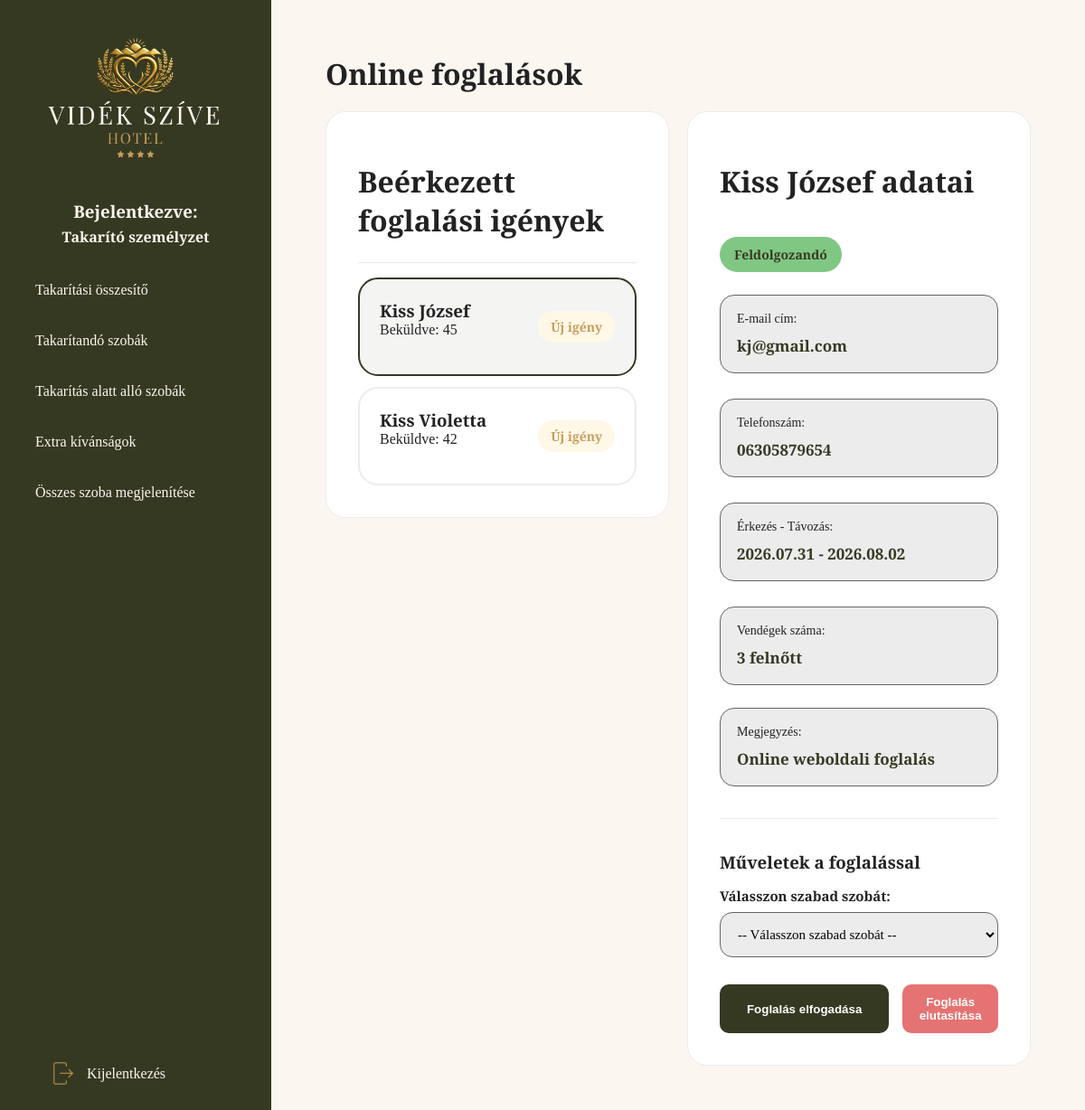
Screenshot of /dashboard/online-foglalasok/ (signed in) with the database file from the repository.
### videk_szive/models.py (models this page shows, shortened)
class Reservation(models.Model):
    STATUS_CHOICES = [
        ('PENDING', 'Feldolgozásra vár'),
        ('CONFIRMED', 'Visszaigazolva / Check-inre vár'),
        ('CHECKED_IN', 'Bejelentkezett'),
        ('CHECKED_OUT', 'Kijelentkezett'),
    ]
    guest = models.ForeignKey(
        Guest,
        on_delete=models.CASCADE,
        related_name="reservations",
        verbose_name="Vendég"
    )
    room = models.ForeignKey(Room,on_delete=models.SET_NULL, related_name="reservations", verbose_name="Szoba", blank=True, null=True)
    status = models.CharField(max_length=20, choices=STATUS_CHOICES, default='PENDING', verbose_name="Státusz")
    room_type = models.CharField(max_length=50, null=True, blank=True, verbose_name="Szobatípus")
    arrive_date = models.DateField(verbose_name="Érkezés dátuma")
    leave_date = models.DateField(verbose_name="Távozás dátuma")
    adult_number = models.IntegerField(default=1, verbose_name="Felnőttek száma")
    kid_number = models.IntegerField(default=0, verbose_name="Gyerekek száma")
    comment = models.TextField(blank=True, null=True, verbose_name="Megjegyzés")
    created_at = models.DateTimeField(auto_now_add=True)
    class Meta:
        verbose_name_plural = "Reservations"

class Guest(models.Model):
    guest_name = models.CharField(max_length=100, verbose_name="Vendég neve")
    birth_date = models.DateField(verbose_name="Születési dátum")
    phone_number = models.CharField(max_length=20, blank=True, null=True, verbose_name="Telefonszám")
    personal_id = models.CharField(max_length=20, unique=True, verbose_name="Személyi igazolvány szám")
    email = models.EmailField(blank=True, null=True, verbose_name="E-mail cím")
    address = models.CharField(max_length=255, blank=True, null=True, verbose_name="Lakcím")
    class Meta:
        verbose_name_plural = "Guests"

### videk_szive/views.py (the view, shortened to what this page needs)
# urls.py: path('online-foglalasok/', views.online_reservation_view, name='online_foglalasok'),
def online_reservation_view(request):
    pending_reservations = Reservation.objects.filter(room__isnull=True).order_by('-id')
    selected_id = request.GET.get('selected')
    selected_reservation = None
    if selected_id:
        selected_reservation = Reservation.objects.filter(id=selected_id, room__isnull=True).first()
    elif pending_reservations.exists():
        selected_reservation = pending_reservations.first()
    available_rooms = Room.objects.none()
    if selected_reservation:
        busy_room_ids = Reservation.objects.filter(
            room__isnull=False,
            status__in=['CONFIRMED', 'CHECKED_IN'],
            arrive_date__lt=selected_reservation.leave_date,
            leave_date__gt=selected_reservation.arrive_date
        ).values_list('room__room_number', flat=True)
        available_rooms = Room.objects.exclude(room_number__in=busy_room_ids)
        req_type = selected_reservation.room_type
        if req_type and req_type.strip():
            available_rooms = available_rooms.filter(room_type__icontains=req_type.strip())
        else:
            available_rooms = Room.objects.none()
    context = {
        'pending_reservations': pending_reservations,
        'selected_reservation': selected_reservation,
        'all_rooms': available_rooms,
    }
    return render(request, 'online_reservation.html', context)

### videk_szive/templates/online_reservation.html (shortened to what this page needs)
{% extends 'index.html' %}
{% load static %}
{% block content %}
<div class="main">
    <h1>Online foglalások</h1>
    <div class="dashboard">
        <div class="dashboard-left">
            <div class="card">
                <h2>Beérkezett foglalási igények</h2>
                <hr>
                <div style="display: flex; flex-direction: column; gap: 12px;">
                    {% for res in pending_reservations %}
                        <a href="?selected={{ res.id }}" class="select-room {% if selected_reservation and selected_reservation.id == res.id %}active-booking{% endif %}" style="text-decoration: none; color: inherit; {% if selected_reservation and selected_reservation.id == res.id %} border-color: var(--clr-green); background-color: rgba(54, 57, 34, 0.05);{% endif %}">
                            <div style="display: flex; justify-content: space-between; align-items: center;">
                                <div>
                                    <h3>{{ res.guest.guest_name }}</h3>
                                    <p>
                                        Beküldve: {{ res.id }}
                                    </p>
                                </div>
                                <span class="payment-status">Új igény</span>
                            </div>
                        </a>
                    {% empty %}
                        <p>Nincs feldolgozásra váró online foglalás.</p>
                    {% endfor %}
                </div>
            </div>
        </div>
        <div class="dashboard-right">
            {% if selected_reservation %}
                <div class="card">
                    <div class="summary-header">
                        <h2>{{ selected_reservation.guest.guest_name }} adatai</h2>
                        <span class="summary-badge">Feldolgozandó</span>
                    </div>
                    <div class="summary-grid">
                        <div class="summary-row">
                            <span>E-mail cím:</span>
                            <strong>{{ selected_reservation.guest.email }}</strong>
                        </div>
                        <div class="summary-row">
                            <span>Telefonszám:</span>
                            <strong>{{ selected_reservation.guest.phone_number }}</strong>
                        </div>
                        <div class="summary-row">
                            <span>Érkezés - Távozás:</span>
                            <strong>{{ selected_reservation.arrive_date|date:"Y.m.d" }} - {{ selected_reservation.leave_date|date:"Y.m.d" }}</strong>
                        </div>
                        <div class="summary-row">
                            <span>Vendégek száma:</span>
                            <strong>{{ selected_reservation.adult_number }} felnőtt{% if selected_reservation.kid_number %}, {{ selected_reservation.kid_number }} gyermek{% endif %}</strong>
                        </div>
                    </div>
                    {% if selected_reservation.comment %}
                        <div class="summary-row" style="margin-top: 15px;">
                            <span>Megjegyzés:</span>
                            <strong>{{ selected_reservation.comment }}</strong>
                        </div>
                    {% endif %}
                    <div class="summary-section">
                        <h3>Műveletek a foglalással</h3>
                        <form method="POST" action="" style="margin-top: 15px;">
                            <div class="input-group" style="margin-bottom: 20px;">
                                <label for="room_id">Válasszon szabad szobát:</label>
                               <select name="room_id" id="room_id" required>
                                    {% if all_rooms %}
                                        <option value="">-- Válasszon szabad szobát --</option>
                                    {% endif %}
                                </select>
                            </div>
                            <div class="action-buttons-group" style="display: flex; gap: 15px;">
                                <button type="submit" name="action" value="accept" class="primary" style="flex: 2;" {% if not all_rooms %}disabled style="opacity: 0.5; cursor: not-allowed;"{% endif %}>
                                    Foglalás elfogadása
                                </button>
                                <button type="submit" name="action" value="reject" class="checkout" style="flex: 1;" onclick="return confirm('Biztosan elutasítja a foglalást? A kérelem törlődik.');" formnovalidate>
                                    Foglalás elutasítása
                                </button>
                            </div>
                        </form>
                    </div>
                </div>
            {% else %}
                <div class="card">
                    <p>
                        Kattintson egy vendégre a bal oldali listában a részletek megtekintéséhez!
                    </p>
                </div>
            {% endif %}
        </div>
    </div>
</div>
{% endblock %}

### videk_szive/static/room/style.css (style rules this page uses)
:root { --clr-green: #363922; --clr-gold: #C89E5C; --clr-gold-dark: #b58d4c; --clr-white: #FBF6F0; --clr-wwhite: #fff; --clr-grey-font: #222; --clr-grey: #666; --clr-lightgrey: #ececec; --clr-red: #E57373; --clr-lightred: #fff1f1; --clr-orange: #F4B400; --clr-lightorange: #fff8e7; --clr-blue: #64B5F6; --clr-lightblue: #eef7ff; --clr-lightgreen: #81C784; --clr-lightergreen: #effbef; --ff-playfair:"Playfair Display", serif; --ff-great: "Great Vibes", cursive; }
* { margin:0; padding:0; box-sizing:border-box; }
body { font-family: var(--ff-playfair); background:var(--clr-white); color:var(--clr-grey-font); }
hr { opacity: 0.2; margin: 15px 0; }
button { width:100%; padding:12px; border-radius:10px; border:1px solid var(--clr-lightgrey); background:var(--clr-wwhite); margin-top:10px; font-weight:bold; cursor:pointer; }
button.primary { background:var(--clr-green); color:var(--clr-wwhite); border:none; }
button.checkout { background-color: var(--clr-red); color:var(--clr-wwhite); border:none; }
.summary-section { margin-top:35px; padding-top:35px; border-top:1px solid var(--clr-lightgrey); }
.summary-grid { display:grid; grid-template-columns:repeat(auto-fit,minmax(260px,1fr)); gap:18px; }
.summary-badge { background:var(--clr-lightgreen); color:var(--clr-green); padding:10px 16px; border-radius:999px; font-size:14px; font-weight:bold; }
.payment-status { display:inline-flex; align-items:center; justify-content:center; width:max-content; background:var(--clr-lightorange); color:var(--clr-gold); padding:8px 14px; border-radius:999px; font-size:14px; font-weight:bold; }
.dashboard { display: grid; grid-template-columns: 1fr 1fr; gap: 20px; overflow: hidden; }
.dashboard-left { display: flex; flex-direction: column; height: 100%; overflow-y: auto; }
.dashboard-right { display: flex; flex-direction: column; height: 100%; overflow-y: auto; }
.action-buttons-group { display: flex; gap: 15px; flex-wrap: wrap; }

### rows the page displays
Reservation: guest.guest_name "Kiss József", id "45", guest.email "kj@gmail.com", guest.phone_number "06305879654", arrive_date "2026.07.31", leave_date "2026.08.02", adult_number "3", comment "Online weboldali foglalás"
Reservation: guest.guest_name "Kiss Violetta", id "42"
